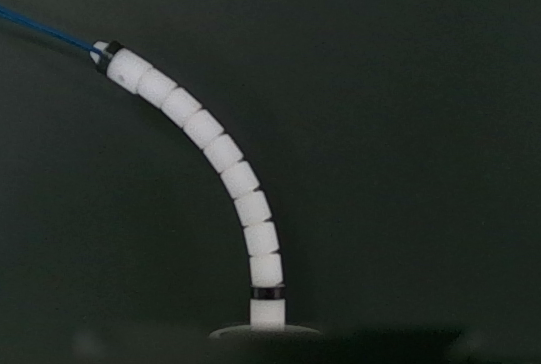
#> input picture scripts_old_legacy/14_1733363817-954585449.png, 541 x 364 px
$ python postprocess_legacy.py
#> lines starting #> are read from the running program, lines starting #| are printed output that depends on the picture; after the words box and inside, x2 and y2 are one past the last pixel; in counts of white or black regions, pixels touching at a corner belong together
import cv2
import matplotlib.pyplot as plt

import cv2
import matplotlib.pyplot as plt
import numpy as np
from skimage.morphology import skeletonize
from fil_finder import FilFinder2D
import astropy.units as u
from scipy.optimize import curve_fit, OptimizeWarning
from numpy.polynomial import Polynomial

image_path = '14_1733363817-954585449.png'


class RBSC:
    def __init__(self):
        pass

    def rotation_matrix(self, coords, theta=-90):
        rotation_matrix = np.array([[np.cos(np.deg2rad(theta)), -np.sin(np.deg2rad(theta))],
                                    [np.sin(np.deg2rad(theta)), np.cos(np.deg2rad(theta))]])
        return np.dot(coords, rotation_matrix.T)
    def poly4d(self, x, a, b, c, d):
        return a * x ** 4 + b * x ** 3 + c * x ** 2 + d * x
    def poly3d(self, x, a, b, c):
        return a * x ** 3 + b * x ** 2 + c * x
    def log(self, x, a, b):
        return a * np.log(b * (x + 1))
    def poly4d_sigmoid(self, x, a, b, c, d, L, k, x0):
        exp_term = np.clip(-k * (x - x0), -700, 700)
        return (a * x ** 4 + b * x ** 3 + c * x ** 2 + d * x) + L / (1 + np.exp(exp_term))
        # return (a * x **2 + b * x) + L / (1 + np.exp(-k * (x - x0)))

    def postprocess(self, image_path, binary_thresh=100):
        # 이미지 파일 경로
#> called with image_path = '14_1733363817-954585449.png', binary_thresh = 100
        image_path = image_path

        # 1. 이미지를 그레이스케일로 읽기
        self.gray_image = cv2.imread(image_path, cv2.IMREAD_GRAYSCALE)

        # 2. 이진화
        # 임계값 설정 (예: 127)
        thresh_value = binary_thresh
        _, self.binary_image = cv2.threshold(self.gray_image, thresh_value, 255, cv2.THRESH_BINARY)
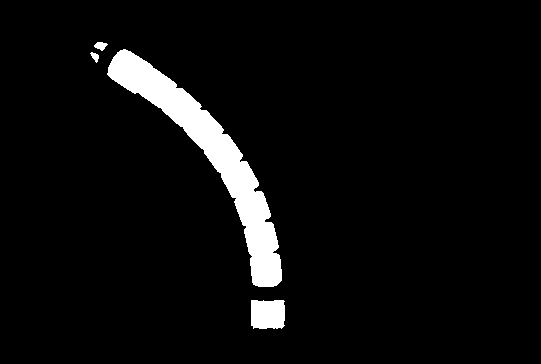
#> self.binary_image: shape (364, 541); 4.9% white; 4 white regions, box (x1, y1, x2, y2) and area: (107, 49, 282, 287) 8670, (251, 300, 285, 329) 936, (94, 42, 108, 51) 79, (90, 52, 99, 63) 54

        # 연결된 컴포넌트 찾기
        num_labels, labels, stats, centroids = cv2.connectedComponentsWithStats(self.binary_image, connectivity=8)
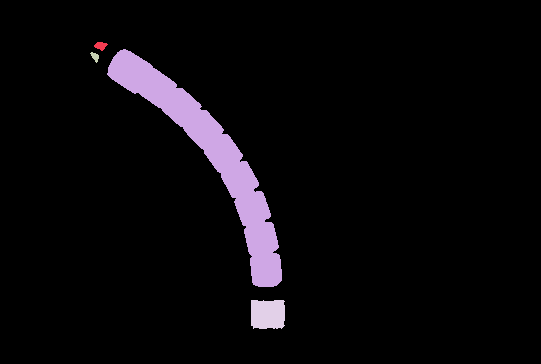
#> labels: shape (364, 541) int32; 5 distinct labels, from 0 to 4; one colour per label, 0 black
#> num_labels = 5; stats = [[0, 0, 541, 364, 187185], [94, 42, 14, 9, 79], [107, 49, 175, 238, 8670], [90, 52, 9, 11, 54], [251, 300, 34, 29, 936]]; centroids = [[272.9, 182], [100.3, 45.37], [209.5, 157.4], [94.61, 56.3], [267.4, 313.8]]

        # 가장 큰 컴포넌트 찾기
        max_label = 1 + np.argmax(stats[1:, cv2.CC_STAT_AREA])
#> max_label = 2

        # 가장 큰 컴포넌트만 남기기
        self.body_image = (labels == max_label).astype(np.uint8) * 255
#> self.body_image: shape (364, 541); 4.4% white; 1 white region, box (x1, y1, x2, y2) and area: (107, 49, 282, 287) 8670

        # perform skeletonization
        self.skeleton = skeletonize(self.body_image, method='lee')
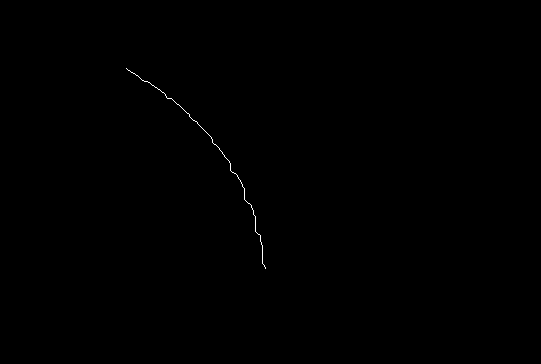
#> self.skeleton: shape (364, 541) bool; 0.12% white in thin lines or dots, all inside (x1, y1, x2, y2) = (126, 68, 266, 269)
        # skeleton = skeletonize(image)
        # cv2.imwrite('skeleton.png', skeleton)
        # skeleton_image = (skeleton * 255).astype(np.uint8)

        ####################################################################
        '''
        TODO
        샘플링 타임에 가장 시간 많이쓰는 구간
        없애던지 대체해야될것같기도... smoothing때문에 안해도 될것 같기도...
        '''
        # [9 lines of commented-out code are left out]

        self.largest_backbone_image = np.copy(self.skeleton)

        # 흰색 선이 존재하는 영역을 찾기
        coords = np.column_stack(np.where(self.largest_backbone_image > 0))
#> coords = 227 pairs, first value 68 to 268, second value 126 to 265

        # 흰색 선이 존재하는 영역의 바운딩 박스 찾기
        x, y, w, h = cv2.boundingRect(coords)
#> x = 68; y = 126; w = 201; h = 140

        # 바운딩 박스를 사용하여 이미지 자르기
        self.cropped_image = self.largest_backbone_image[x:x+w, y:y+h]
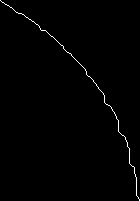
#> self.cropped_image: shape (201, 140) bool; 0.81% white in thin lines or dots

        # --- 이미지 픽셀을 X,Y 데이터로 표현 ---
        # 이미지의 픽셀을 x,y좌표계로 전환
        w_star, h_star = self.cropped_image.shape[1], self.cropped_image.shape[0]
        self.xy_coords = np.column_stack(np.where(self.cropped_image > 0)).astype(np.float64)
#> self.xy_coords = 227 pairs, first value 0 to 200, second value 0 to 139
        self.xy_coords = self.xy_coords[:, [1, 0]]    # x, y 열 위치 조정
#> self.xy_coords = 227 pairs, first value 0 to 139, second value 0 to 200
        x_max = np.max(self.xy_coords[:, 0])
#> x_max = 139
        y_max = np.max(self.xy_coords[:, 1])
#> y_max = 200
        self.xy_coords[:, 1] = y_max - self.xy_coords[:, 1]    # y = height - y (이미지는 위부터 아래로 증가)

        # 폭, 높이 정규화 (이미지 사이즈 대비)
        # 더 긴쪽길이를 기준으로 축소해주어야 함.
        self.norm_xy_coords = np.copy(self.xy_coords)
#> self.norm_xy_coords has the same summary as self.xy_coords
        div = max(x_max, y_max)
#> div = 200
        self.norm_xy_coords[:, 0] = self.xy_coords[:, 0] / div
        self.norm_xy_coords[:, 1] = self.xy_coords[:, 1] / div

        # 원점을 y값이 가장 작은 점으로 지정
        norm_y_min_arg = np.argmin(self.norm_xy_coords[:, 1])
#> norm_y_min_arg = 226
        origin_xy = self.norm_xy_coords[norm_y_min_arg, :]
#> origin_xy = [0.695, 0]

        # 원점을 지나는 데이터로 변경
        self.new_norm_xy_coords = self.norm_xy_coords - origin_xy
#> self.new_norm_xy_coords = 227 pairs, first value -0.695 to 0, second value 0 to 1

        ''' curve fitting '''
        try:
            # 커브 피팅 수행
            # test
            self.popt, _ = curve_fit(self.poly4d, self.new_norm_xy_coords[:, 0], self.new_norm_xy_coords[:, 1], maxfev=2000)
#> self.popt = [-14.89, -24.64, -15.08, -4.98]
            self.fitted_y = self.poly4d(self.new_norm_xy_coords[:, 0], *self.popt)
#> self.fitted_y = 227 values, max 0.976 at index 4, min 0 at index 225, mean 0.532

            # main fitting
            self.trans_xy_coords = self.rotation_matrix(self.new_norm_xy_coords, theta=-90)
#> self.trans_xy_coords = 227 pairs, first value 0 to 1, second value 0 to 0.695

            self.popt_poly4d, _ = curve_fit(self.poly4d, self.trans_xy_coords[:, 0], self.trans_xy_coords[:, 1], maxfev=2000)
#> self.popt_poly4d = [0.176, 0.104, 0.272, 0.147]
            self.fitted_y_poly4d = self.poly4d(self.trans_xy_coords[:, 0], *self.popt_poly4d)
#> self.fitted_y_poly4d = 227 values, max 0.699 at index 0, min 0 at index 226, mean 0.253

            self.popt_poly3d, _ = curve_fit(self.poly3d, self.trans_xy_coords[:, 0], self.trans_xy_coords[:, 1], maxfev=2000)
#> self.popt_poly3d = [0.437, 0.0789, 0.18]
            self.fitted_y_poly3d = self.poly3d(self.trans_xy_coords[:, 0], *self.popt_poly3d)
#> self.fitted_y_poly3d = 227 values, max 0.697 at index 0, min 0 at index 226, mean 0.253

            self.popt_log, _ = curve_fit(self.log, self.trans_xy_coords[:, 0], self.trans_xy_coords[:, 1], maxfev=2000)
#> self.popt_log = [0.97, 0.863]
            self.fitted_y_log = self.log(self.trans_xy_coords[:, 0], *self.popt_log)
#> self.fitted_y_log = 227 values, max 0.53 at index 0, min -0.143 at index 226, mean 0.253

            # self.popt_poly4d_sigmoid, _ = curve_fit(self.poly4d_sigmoid, self.trans_xy_coords[:, 0], self.trans_xy_coords[:, 1], maxfev=2000)
            # self.fitted_y_poly4d_sigmoid = self.poly4d_sigmoid(self.trans_xy_coords[:, 0], *self.popt_poly4d_sigmoid)

        except OptimizeWarning as e:
            print(f"OptimizeWarning for image: {image_path} - returning last calculated values")
            # popt, _ = curve_fit(self.poly4d_sigmoid, self.trans_xy_coords[:, 0], self.trans_xy_coords[:, 1])

        finally:
            return self.popt_poly4d, self.popt_poly3d, self.popt_log
            # return self.popt_poly4d, self.popt_poly3d, self.popt_log, self.popt_poly4d_sigmoid

    def show(self):
        # 결과 출력
        plt.figure(figsize=(10, 5))

        # 그레이스케일 이미지 출력
        plt.subplot(2, 3, 1)
        plt.title('Grayscale Image')
        plt.imshow(self.gray_image, cmap='gray')
        plt.axis('off')

        # 이진화 이미지 출력
        plt.subplot(2, 3, 2)
        plt.title('Binary Image')
        plt.imshow(self.binary_image, cmap='gray')
        plt.axis('off')

        plt.subplot(2, 3, 3)
        plt.title('Body-only Image')
        plt.imshow(self.body_image, cmap='gray')
        plt.axis('off')

        plt.subplot(2, 3, 4)
        plt.title('Skeleton Image')
        plt.imshow(self.skeleton, cmap='gray')
        plt.axis('off')

        plt.subplot(2, 3, 5)
        plt.title('largest backbone Image')
        plt.imshow(self.largest_backbone_image, cmap='gray')
        plt.contour(self.largest_backbone_image)
        plt.axis('off')

        plt.subplot(2, 3, 6)
        plt.title('Cropped largest backbone Image')
        plt.imshow(self.cropped_image, cmap='gray')
        plt.contour(self.cropped_image)
        plt.axis('off')

        #############################################################
        plt.figure(figsize=(10,5))
        plt.subplot(2, 3, 1)
        plt.scatter(self.xy_coords[:, 0], self.xy_coords[:, 1], color='blue', s=1, label='Original data')
        plt.title('Data in pixel coordinate')
        plt.axis('scaled')
        plt.axvline(x=0, c="gray", label="x=0")
        plt.axhline(y=0, c="gray", label="y=0")
        plt.grid(linestyle='--')
        plt.xlabel('X')
        plt.ylabel('Y')

        # plt.axis('equal')

        plt.subplot(2, 3, 2)
        plt.scatter(self.norm_xy_coords[:, 0], self.norm_xy_coords[:, 1], color='black', s=1, label='Normalized data')
        plt.title('Normalized data')
        plt.axis('scaled')
        plt.xlabel('x')
        plt.ylabel('y')
        plt.xlim([-0.8, 0.8])
        plt.ylim([-0.1, 1.1])
        plt.axvline(x=0, c="gray", label="x=0")
        plt.axhline(y=0, c="gray", label="y=0")
        plt.grid(linestyle='--')

        plt.subplot(2, 3, 3)
        plt.scatter(self.new_norm_xy_coords[:, 0], self.new_norm_xy_coords[:, 1], color='black', s=0.1, label='Normalized data')
        plt.title('Normalized data (translation to origin)')
        plt.axis('scaled')
        plt.xlabel('x')
        plt.ylabel('y')
        plt.xlim([-0.8, 0.8])
        plt.ylim([-0.1, 1.1])
        plt.axvline(x=0, c="gray", label="x=0")
        plt.axhline(y=0, c="gray", label="y=0")
        plt.grid(linestyle='--')

        plt.subplot(2, 3, 4)
        plt.scatter(self.new_norm_xy_coords[:, 0], self.new_norm_xy_coords[:, 1], color='black', s=4, label='Normalized Data')
        plt.plot(self.new_norm_xy_coords[:, 0], self.fitted_y, label='Fitted Curve', color='red')
        plt.title('Curve fitting on translation to origin data')
        plt.axis('scaled')

        plt.subplot(2, 3, 5)
        plt.scatter(self.trans_xy_coords[:, 0], self.trans_xy_coords[:, 1], color='green', s=1)
        plt.title('Transpose XY to YX data')
        plt.axis('scaled')

        plt.subplot(2, 3, 6)
        # plt.scatter(self.trans_xy_coords[:, 0], self.trans_xy_coords[:, 1], color='green', s=4)
        plt.plot(self.trans_xy_coords[:, 0], self.fitted_y_poly4d, label='Fitted Curve', color='red')
        plt.title('Curve fitting on transpose XY to YX data')
        plt.axis('scaled')

        #############################################################
        plt.figure(figsize=(10, 5))
        plt.subplot(1, 4, 1)
        plt.scatter(self.trans_xy_coords[:, 0], self.trans_xy_coords[:, 1], color='black', s=4)
        plt.plot(self.trans_xy_coords[:, 0], self.fitted_y_poly4d, label='Fitted Curve', color='red')
        # plt.title('Poly 4d')
        plt.axis('scaled')
        text = rf'{self.popt_poly4d[0]:.2}x^4 + {self.popt_poly4d[1]:.2}x^3 + {self.popt_poly4d[2]:.2}x^2 + {self.popt_poly4d[3]:.2}x'
#> text = '0.18x^4 + 0.1x^3 + 0.27x^2 + 0.15x'
        plt.title(text)

        plt.subplot(1, 4, 2)
        plt.scatter(self.trans_xy_coords[:, 0], self.trans_xy_coords[:, 1], color='black', s=4)
        plt.plot(self.trans_xy_coords[:, 0], self.fitted_y_poly3d, label='Fitted Curve', color='red')
        plt.title('Poly 3d')
        plt.axis('scaled')
        text = rf'{self.popt_poly3d[0]:.2}x^3 + {self.popt_poly3d[1]:.2}x^2 + {self.popt_poly3d[2]:.2}x'
#> text = '0.44x^3 + 0.079x^2 + 0.18x'
        # plt.figtext(0.5, 0.01, text, wrap=True, horizontalalignment='center', fontsize=12)
        plt.title(text)

        plt.subplot(1, 4, 3)
        plt.scatter(self.trans_xy_coords[:, 0], self.trans_xy_coords[:, 1], color='black', s=4)
        plt.plot(self.trans_xy_coords[:, 0], self.fitted_y_log, label='Fitted Curve', color='red')
        plt.title('Log')
        plt.axis('scaled')
        text = rf'{self.popt_log[0]:.2} log(({self.popt_log[1]:.2}x + 1))'
#> text = '0.97 log((0.86x + 1))'
        # plt.figtext(0.5, 0.01, text, wrap=True, horizontalalignment='center', fontsize=12)
        plt.title(text)

        # [7 lines of commented-out code are left out]

        plt.figtext(0.5, 0.01, text, wrap=True, horizontalalignment='center', fontsize=12)


        plt.show()
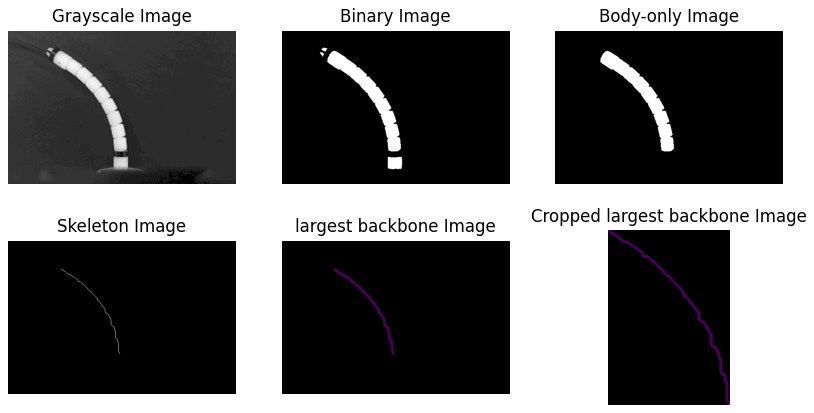
#> figure drawn by matplotlib, 6 panels
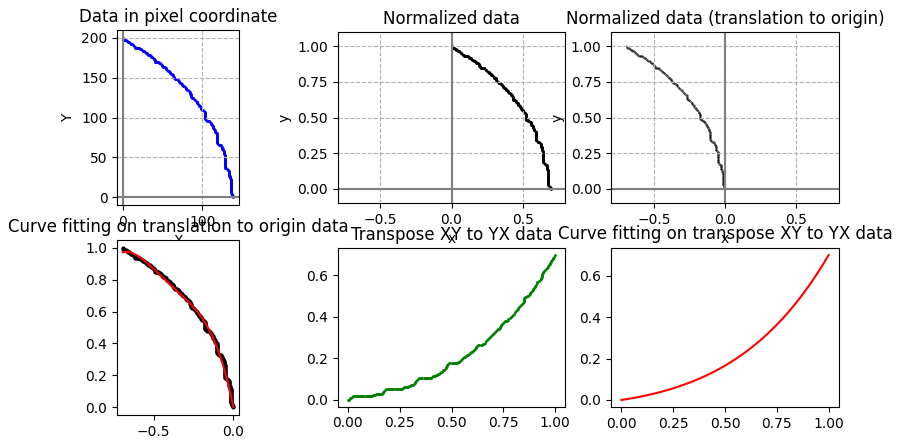
#> figure drawn by matplotlib, 6 panels
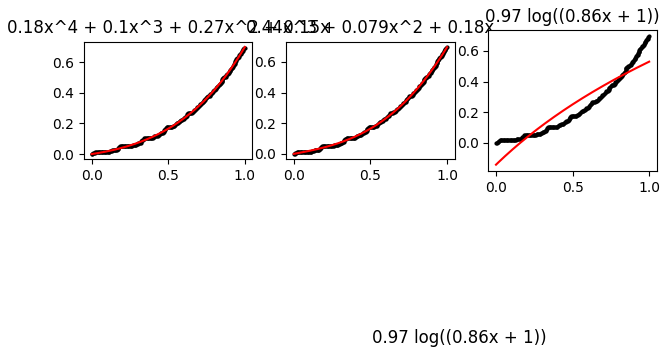
#> figure drawn by matplotlib, 3 panels

if __name__ == '__main__':
    rbsc = RBSC()
    rbsc.postprocess(image_path)
    rbsc.show()

    cv2.imwrite('image_gray.png', rbsc.binary_image)
    cv2.imwrite('image_gray_body.png', rbsc.body_image)
    cv2.imwrite('image_skeleton.png', rbsc.skeleton)

$ run again, with scripts_old_legacy/142_1723092769-375700928.png copied over scripts_old_legacy/14_1733363817-954585449.png
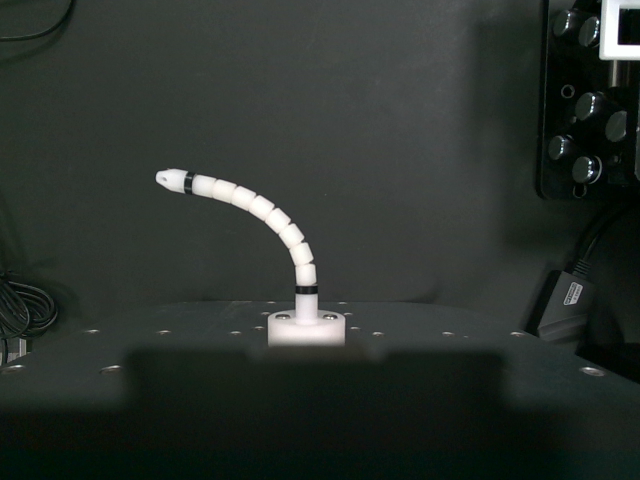
#> input picture scripts_old_legacy/142_1723092769-375700928.png, 640 x 480 px
#> self.binary_image: shape (480, 640); 3% white; 42 white regions (28 under 20 px), largest, box (x1, y1, x2, y2) and area: (192, 175, 316, 286) 3369, (268, 294, 346, 345) 2878, (599, 0, 640, 86) 1673
#> labels: shape (480, 640) int32; 43 distinct labels, from 0 to 42
#> num_labels = 43; stats = 43 rows, first 6: [0, 0, 640, 480, 297926], [599, 0, 41, 86, 1673], [568, 13, 3, 4, 7], [565, 19, 4, 10, 22], [596, 20, 3, 6, 14], [593, 27, 5, 11, 25]; centroids = 43 pairs, first value 0.429 to 637.7, second value 14.43 to 368.8
#> max_label = 19
#> self.body_image: shape (480, 640); 1.1% white; 1 white region, box (x1, y1, x2, y2) and area: (192, 175, 316, 286) 3369
#> self.skeleton: shape (480, 640) bool; 0.04% white in thin lines or dots, all inside (x1, y1, x2, y2) = (201, 185, 306, 276)
#> coords = 135 pairs, first value 185 to 275, second value 201 to 305
#> x = 185; y = 201; w = 91; h = 105
#> in postprocess, `self.cropped_image = self.largest_backbone_image[x:x+w, y:y+h]`:
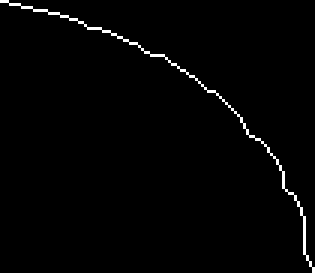
#> self.cropped_image: shape (91, 105) bool (shown 3 times larger); 1.4% white in thin lines or dots
#> in postprocess, `self.xy_coords = np.column_stack(np.where(self.cropped_image > 0)).ast..`: self.xy_coords = 135 pairs, first value 0 to 90, second value 0 to 104
#> in postprocess, `self.xy_coords = self.xy_coords[:, [1, 0]]`: self.xy_coords = 135 pairs, first value 0 to 104, second value 0 to 90
#> x_max = 104
#> y_max = 90
#> self.norm_xy_coords has the same summary as self.xy_coords
#> div = 104
#> norm_y_min_arg = 134
#> origin_xy = [1, 0]
#> self.new_norm_xy_coords = 135 pairs, first value -1 to 0, second value 0 to 0.865
#> self.popt = [-4.27, -10.07, -8.68, -3.72]
#> self.fitted_y = 135 values, max 0.856 at index 8, min 0 at index 133, mean 0.531
#> self.trans_xy_coords = 135 pairs, first value 0 to 0.865, second value 0 to 1
#> self.popt_poly4d = [3.04, -3.21, 1.81, -0.00381]
#> self.fitted_y_poly4d = 135 values, max 0.98 at index 0, min 0 at index 134, mean 0.404
#> self.popt_poly3d = [1.96, -0.881, 0.408]
#> self.fitted_y_poly3d = 135 values, max 0.962 at index 0, min 0 at index 134, mean 0.405
#> self.popt_log = [1.57, 0.857]
#> self.fitted_y_log = 135 values, max 0.736 at index 0, min -0.243 at index 134, mean 0.404
#> in show, `text = rf'{self.popt_poly4d[0]:.2}x^4 + {self.popt_poly4d[1]:.2}x^3 + ..`: text = '3.0x^4 + -3.2x^3 + 1.8x^2 + -0.0038x'
#> in show, `text = rf'{self.popt_poly3d[0]:.2}x^3 + {self.popt_poly3d[1]:.2}x^2 + ..`: text = '2.0x^3 + -0.88x^2 + 0.41x'
#> in show, `text = rf'{self.popt_log[0]:.2} log(({self.popt_log[1]:.2}x + 1))'`: text = '1.6 log((0.86x + 1))'
#> in show, `plt.show()`:
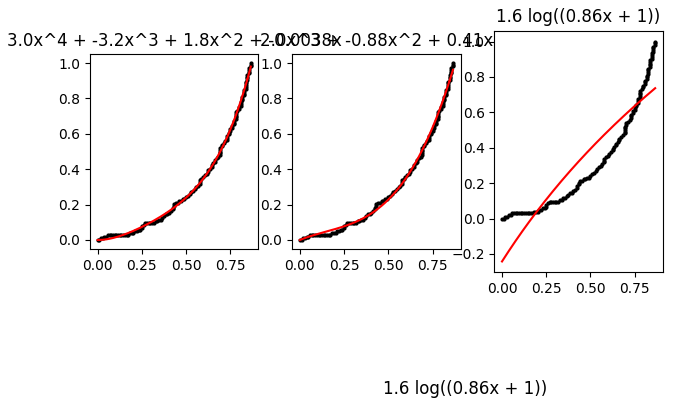
#> figure drawn by matplotlib, 3 panels
